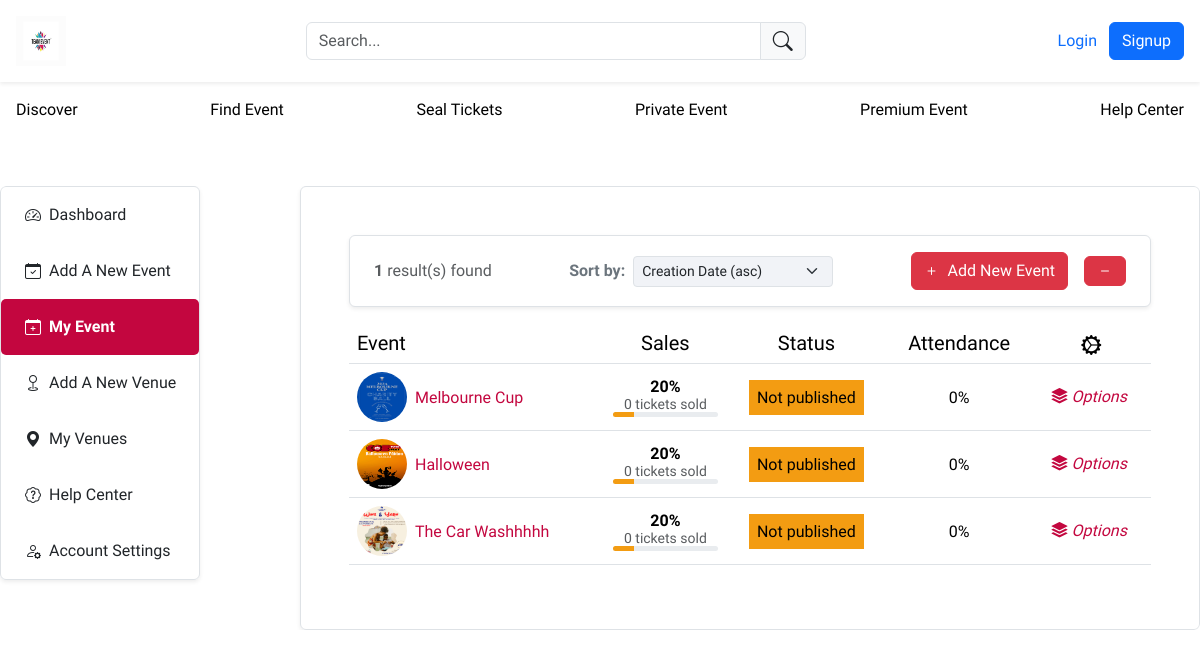
/public/organizer/my_event.php, run on the app's committed database.
### tables this page shows
CREATE TABLE `event` (
  `id` int(11) NOT NULL,
  `event_name` varchar(200) NOT NULL,
  `event_description` varchar(1000) NOT NULL,
  `event_category` varchar(200) NOT NULL,
  `image` varchar(200) DEFAULT NULL,
  `event_contact` varchar(15) NOT NULL,
  `event_email` varchar(200) NOT NULL,
  `event_date_time_start` varchar(200) NOT NULL,
  `event_date_time_end` varchar(200) NOT NULL,
  `event_mode` varchar(200) NOT NULL,
  `event_venue` varchar(200) NOT NULL,
  `ticket_name` varchar(200) NOT NULL,
  `ticket_price` varchar(200) NOT NULL,
  `ticket_type` varchar(200) NOT NULL,
  `ticket_quantity` varchar(200) NOT NULL
);

### private/classes/databaseObject.class.php (called while the page is built, shortened)
<?php
class databaseObject
{
    static protected $database;
    static protected $table_name = '';
    static public function set_database($database)
    {
        self::$database = $database;
    }
    static protected function instantiate($record)
    {
        $object = new static;
        foreach ($record as $property => $value) {
            if (property_exists($object, $property)) {
                $object->$property = $value;
            }
        }
        return $object;
    }
    static public function find_by_query_command($query_command)
    {
        $result = self::$database->query($query_command);
        $object_array = [];
        while ($record = $result->fetch_assoc()) {
            $object_array[] = static::instantiate($record);
        }
        return $object_array;
    }
    static public function find_all()
    {
        $query_command = "SELECT * FROM " . static::$table_name . " ";
        return static::find_by_query_command($query_command);
    }
}

### public/organizer/my_event.php (the view, shortened to what this page needs)
<?php include("../../private/initialize.php");
include(SHARED_PATH . "/organizer_header.php");
$event = Event::find_all();
?>
<div class="border col-md-12 col-lg-9 flex-column shadow-sm rounded 0-0 p-md-5">
    <div class="d-block d-md-flex  justify-content-between align-items-center  py-3 px-4 border rounded shadow-sm" style="background-color: #ffffff;">
        <div class="text-muted mb-2 mb-md-0">
            <strong>1</strong> result(s) found
        </div>
        <div class="d-flex align-items-center mb-2 mb-md-0">
            <label for="event_category" class="mb-0 me-2 fw-bold text-secondary">Sort by:</label>
            <select class="form-select form-select-sm" style="width: 200px; background-color: #F1F3F7;">
                <option selected>Creation Date (asc)</option>
            </select>
        </div>
        <div class=" d-flex gap-md-3 gap-5 align-items-center ">
            <div>
                <a href="add_event.php" class="btn btn-danger d-flex align-items-center gap-2 text-decoration-none">
                    <i class="bi bi-plus fw-bold"></i>
                    <span>Add New Event</span>
                </a>
            </div>
            <div>
                <button type="button" class="btn btn-danger d-flex align-items-center" onclick="toggleTargetDiv()">
                    <i class="bi bi-dash fw-bold"></i>
                </button>
            </div>
        </div>
    </div>
    <div class="card-body mt-3">
        <div class="table-responsive text-nowrap">
            <table class="table table-hover text-center align-middle">
                <thead>
                    <tr class="flex-row align-items-center ms-auto fs-5 text-center">
                        <th class="fw-normal text-start">Event</th>
                        <th class="fw-normal">Sales</th>
                        <th class="fw-normal">Status</th>
                        <th class="fw-normal">Attendance</th>
                        <th><i class="bi bi-gear-wide-connected"></i></th>
                    </tr>
                </thead>
                <tbody>
                    <tr>
                        <?php foreach ($event as $event) { ?>
                            <td>
                                <div class="d-flex justify-content-start align-items-center">
                                    <div class="avatar-wrapper">
                                        <div class="avatar me-2 rounded">
                                            <img src="uploads/<?php echo $event->image ?>" alt="Avatar" class="rounded-circle" style="width: 50px; height: 50px;">
                                        </div>
                                    </div>
                                    <div class="d-flex flex-column">
                                        <span class="emp_name text-truncate" style="color: #c3073f;"><?php echo $event->event_name ?></span>
                                    </div>
                                </div>
                            </td>
                            <td>
                                <div>
                                    <div><strong>20%</strong></div>
                                    <small class="text-muted">0 tickets sold</small>
                                </div>
                                <div class="progress progress-xs" style=" height: 5px;">
                                    <div class="progress-bar bg-yellow" role="progressbar" style="width: 20%; background-color: #f39c12;" aria-valuenow="20" aria-valuemin="0" aria-valuemax="100"></div>
                                </div>
                            </td>
                            <td>
                                <span class="p-2 fs-6 fs-md-5" style="background-color: #f39c12;"> Not published</span>
                            </td>
                            <td>
                                <span>0%</span>
                            </td>
                            <td>
                                <div class="dropdown">
                                    <button type="button" class="btn p-0" data-bs-toggle="dropdown">
                                        <i class="bi bi-stack" style="color: #c3073f"> Options</i>
                                    </button>
                                </div>
                            </td>
                    </tr>
                <?php } ?>
                </tbody>
            </table>
        </div>
    </div>
</div>
</section>
</div>
</container>
</body>
</php>

### data on the page
event: image (picture), event_name "Melbourne Cup"
event: image (picture), event_name "Halloween"
event: image (picture), event_name "The Car Washhhhh"
